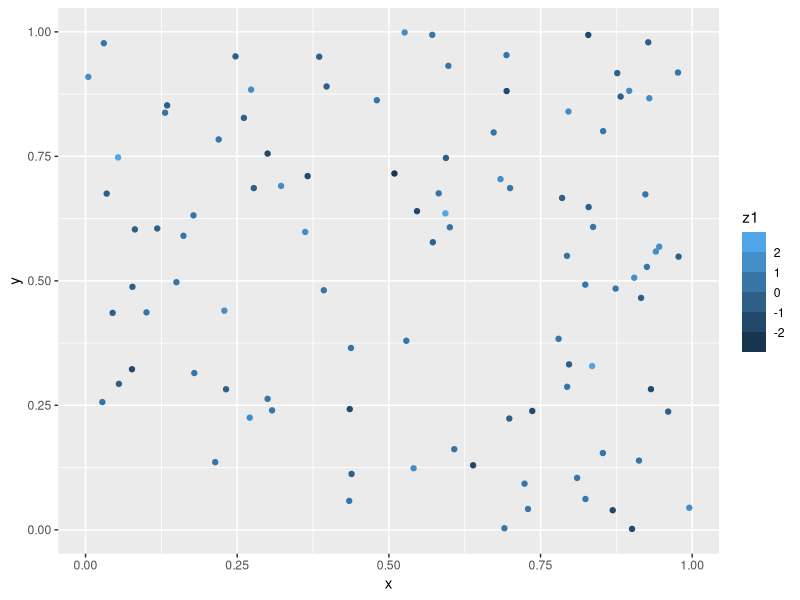
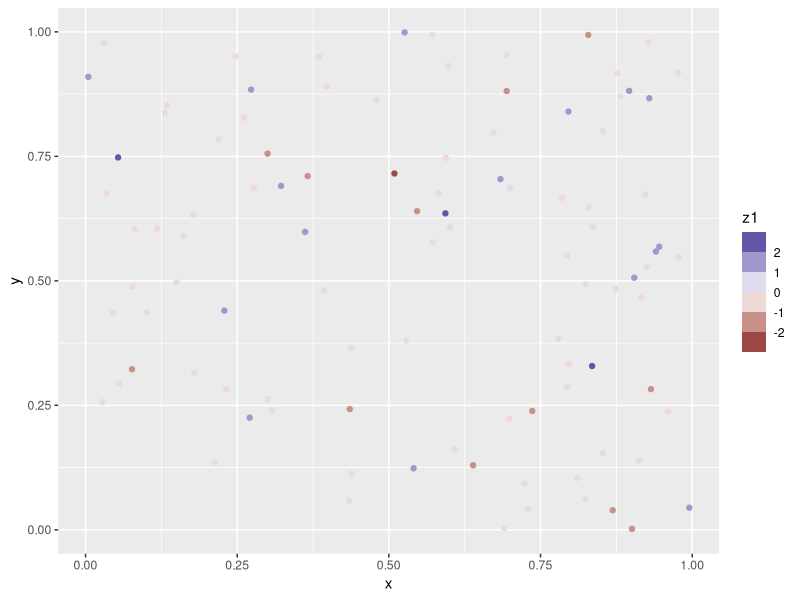
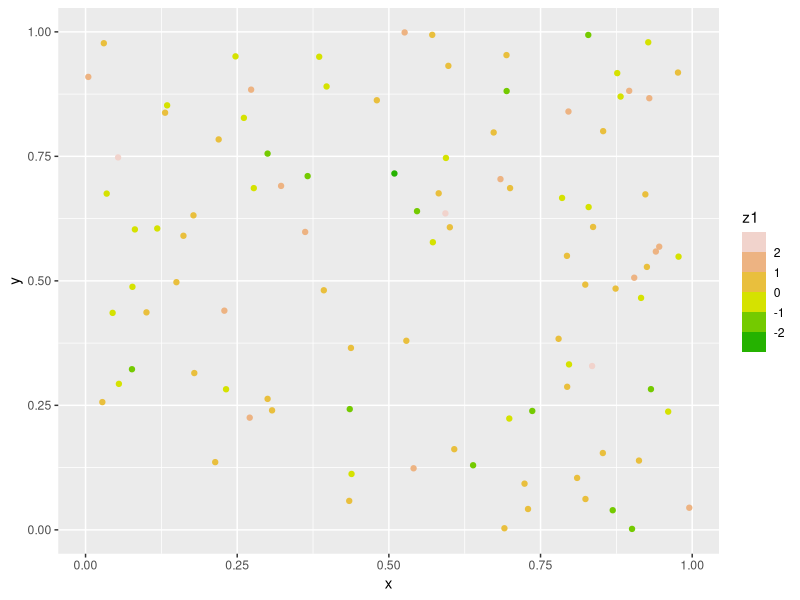

Source code (R) for these figures, in order:
library(ggplot2)


### Name: scale_colour_steps
### Title: Binned gradient colour scales
### Aliases: scale_colour_steps scale_colour_steps2 scale_colour_stepsn
###   scale_fill_steps scale_fill_steps2 scale_fill_stepsn
###   scale_color_steps scale_color_steps2 scale_color_stepsn

### ** Examples

df <- data.frame(
  x = runif(100),
  y = runif(100),
  z1 = rnorm(100)
)

# Use scale_colour_steps for a standard binned gradient
ggplot(df, aes(x, y)) +
  geom_point(aes(colour = z1)) +
  scale_colour_steps()

# Get a divergent binned scale with the *2 variant
ggplot(df, aes(x, y)) +
  geom_point(aes(colour = z1)) +
  scale_colour_steps2()

# Define your own colour ramp to extract binned colours from
ggplot(df, aes(x, y)) +
  geom_point(aes(colour = z1)) +
  scale_colour_stepsn(colours = terrain.colors(10))
